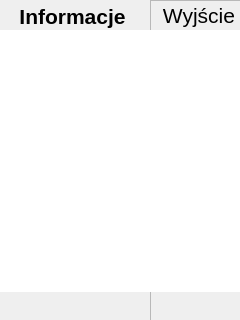
<ui version="4.0" >
 <class>infoScreen</class>
 <widget class="QMainWindow" name="infoScreen" >
  <property name="geometry" >
   <rect>
    <x>0</x>
    <y>0</y>
    <width>240</width>
    <height>320</height>
   </rect>
  </property>
  <property name="windowTitle" >
   <string>Ekran Informacyjny</string>
  </property>
  <widget class="QWidget" name="centralwidget" >
   <property name="geometry" >
    <rect>
     <x>0</x>
     <y>0</y>
     <width>240</width>
     <height>320</height>
    </rect>
   </property>
   <widget class="QWidget" name="layoutWidget" >
    <property name="geometry" >
     <rect>
      <x>0</x>
      <y>0</y>
      <width>151</width>
      <height>32</height>
     </rect>
    </property>
    <layout class="QHBoxLayout" name="horizontalLayout_4" >
     <item>
      <spacer name="horizontalSpacer_4" >
       <property name="orientation" >
        <enum>Qt::Horizontal</enum>
       </property>
       <property name="sizeHint" stdset="0" >
        <size>
         <width>23</width>
         <height>18</height>
        </size>
       </property>
      </spacer>
     </item>
     <item>
      <widget class="QLabel" name="menuNameLabel" >
       <property name="font" >
        <font>
         <pointsize>16</pointsize>
         <weight>75</weight>
         <bold>true</bold>
        </font>
       </property>
       <property name="text" >
        <string>Informacje</string>
       </property>
       <property name="alignment" >
        <set>Qt::AlignCenter</set>
       </property>
      </widget>
     </item>
     <item>
      <spacer name="horizontalSpacer_5" >
       <property name="orientation" >
        <enum>Qt::Horizontal</enum>
       </property>
       <property name="sizeHint" stdset="0" >
        <size>
         <width>28</width>
         <height>17</height>
        </size>
       </property>
      </spacer>
     </item>
    </layout>
   </widget>
   <widget class="QLabel" name="backLabel" >
    <property name="geometry" >
     <rect>
      <x>150</x>
      <y>0</y>
      <width>91</width>
      <height>31</height>
     </rect>
    </property>
    <property name="font" >
     <font>
      <pointsize>16</pointsize>
     </font>
    </property>
    <property name="focusPolicy" >
     <enum>Qt::NoFocus</enum>
    </property>
    <property name="frameShape" >
     <enum>QFrame::StyledPanel</enum>
    </property>
    <property name="frameShadow" >
     <enum>QFrame::Plain</enum>
    </property>
    <property name="lineWidth" >
     <number>1</number>
    </property>
    <property name="midLineWidth" >
     <number>0</number>
    </property>
    <property name="text" >
     <string>Wyjście</string>
    </property>
    <property name="scaledContents" >
     <bool>false</bool>
    </property>
    <property name="alignment" >
     <set>Qt::AlignRight|Qt::AlignTrailing|Qt::AlignVCenter</set>
    </property>
   </widget>
   <widget class="QLabel" name="selectLabel" >
    <property name="geometry" >
     <rect>
      <x>150</x>
      <y>290</y>
      <width>91</width>
      <height>31</height>
     </rect>
    </property>
    <property name="font" >
     <font>
      <pointsize>16</pointsize>
     </font>
    </property>
    <property name="focusPolicy" >
     <enum>Qt::NoFocus</enum>
    </property>
    <property name="frameShape" >
     <enum>QFrame::StyledPanel</enum>
    </property>
    <property name="text" >
     <string/>
    </property>
    <property name="alignment" >
     <set>Qt::AlignRight|Qt::AlignTrailing|Qt::AlignVCenter</set>
    </property>
   </widget>
   <widget class="QTextBrowser" name="textBrowser" >
    <property name="geometry" >
     <rect>
      <x>0</x>
      <y>121</y>
      <width>241</width>
      <height>171</height>
     </rect>
    </property>
    <property name="frameShape" >
     <enum>QFrame::NoFrame</enum>
    </property>
    <property name="verticalScrollBarPolicy" >
     <enum>Qt::ScrollBarAsNeeded</enum>
    </property>
    <property name="horizontalScrollBarPolicy" >
     <enum>Qt::ScrollBarAlwaysOff</enum>
    </property>
    <property name="openExternalLinks" >
     <bool>true</bool>
    </property>
    <property name="openLinks" >
     <bool>true</bool>
    </property>
   </widget>
   <widget class="QTextBrowser" name="titleBrowser" >
    <property name="geometry" >
     <rect>
      <x>0</x>
      <y>30</y>
      <width>241</width>
      <height>91</height>
     </rect>
    </property>
    <property name="focusPolicy" >
     <enum>Qt::NoFocus</enum>
    </property>
    <property name="frameShape" >
     <enum>QFrame::NoFrame</enum>
    </property>
    <property name="frameShadow" >
     <enum>QFrame::Plain</enum>
    </property>
    <property name="lineWidth" >
     <number>0</number>
    </property>
    <property name="verticalScrollBarPolicy" >
     <enum>Qt::ScrollBarAlwaysOff</enum>
    </property>
    <property name="horizontalScrollBarPolicy" >
     <enum>Qt::ScrollBarAlwaysOff</enum>
    </property>
   </widget>
  </widget>
 </widget>
 <resources/>
 <connections/>
</ui>
